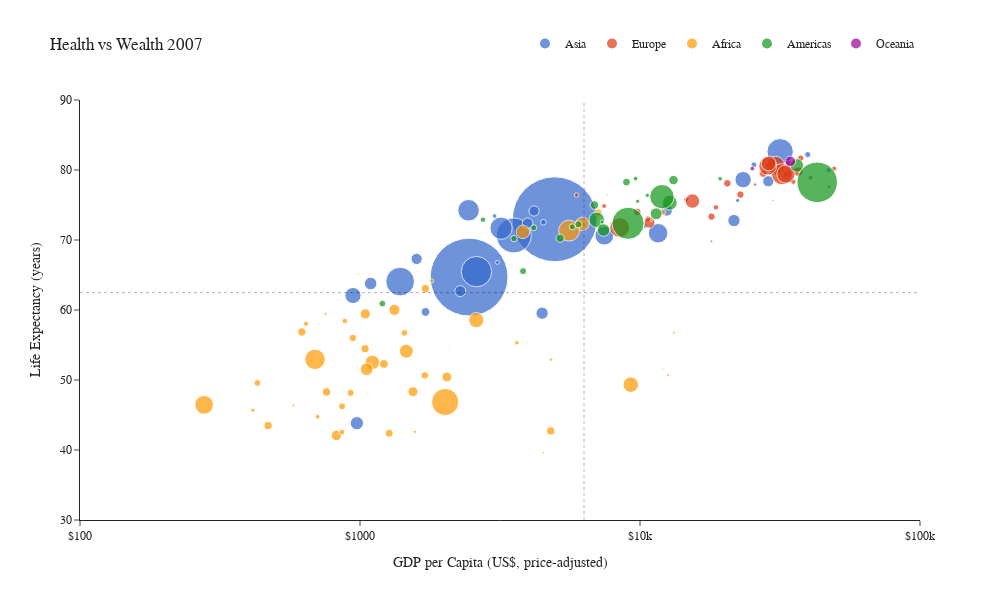

Notebook code cell kept with this figure:
### Code cell
import plotly.express as px

fig = px.scatter(df[df['year'] == 2007], y="lifeExp", x="gdpPercap", color="continent", log_x=True, size="pop", size_max=60,
                 hover_name="country", height=600, width=1000, template="simple_white", 
                 color_discrete_sequence=px.colors.qualitative.G10,
                 title="Health vs Wealth 2007",
                 labels=dict(
                     continent="Continent", pop="Population",
                     gdpPercap="GDP per Capita (US$, price-adjusted)", 
                     lifeExp="Life Expectancy (years)"))

fig.update_layout(font_family="Rockwell",
                  legend=dict(orientation="h", title="", y=1.1, x=1, xanchor="right", yanchor="bottom"))
fig.update_xaxes(tickprefix="$", range=[2,5], dtick=1)
fig.update_yaxes(range=[30,90])
fig.add_hline((df["lifeExp"]*df["pop"]).sum()/df["pop"].sum(), line_width=1, line_dash="dot")
fig.add_vline((df["gdpPercap"]*df["pop"]).sum()/df["pop"].sum(), line_width=1, line_dash="dot")
fig.show()

### Figure 1 — Plotly figure (JSON) as saved in the notebook; plotly's stock layout.template omitted (floating-point values rounded to 4 significant figures)
{"data": [{"hovertemplate": "<b>%{hovertext}</b><br><br>Continent=Asia<br>GDP per Capita (US$, price-adjusted)=%{x}<br>Life Expectancy (years)=%{y}<br>Population=%{marker.size}<extra></extra>", "hovertext": ["Afghanistan", "Bahrain", "Bangladesh", "Cambodia", "China", "Hong Kong, China", "India", "Indonesia", "Iran", "Iraq", "Israel", "Japan", "Jordan", "Korea, Dem. Rep.", "Korea, Rep.", "Kuwait", "Lebanon", "Malaysia", "Mongolia", "Myanmar", "Nepal", "Oman", "Pakistan", "Philippines", "Saudi Arabia", "Singapore", "Sri Lanka", "Syria", "Taiwan", "Thailand", "Vietnam", "West Bank and Gaza", "Yemen, Rep."], "legendgroup": "Asia", "marker": {"color": "#3366CC", "size": [31889923, 708573, 150448339, 14131858, 1318683096, 6980412, 1110396331, 223547000, 69453570, 27499638, 6426679, 127467972, 6053193, 23301725, 49044790, 2505559, 3921278, 24821286, 2874127, 47761980, 28901790, 3204897, 169270617, 91077287, 27601038, 4553009, 20378239, 19314747, 23174294, 65068149, 85262356, 4018332, 22211743], "sizemode": "area", "sizeref": 366300.0, "symbol": "circle"}, "mode": "markers", "name": "Asia", "orientation": "v", "showlegend": true, "type": "scatter", "x": [974.6, 29800.0, 1391.0, 1714.0, 4959.0, 39720.0, 2452.0, 3541.0, 11610.0, 4471.0, 25520.0, 31660.0, 4519.0, 1593.0, 23350.0, 47310.0, 10460.0, 12450.0, 3096.0, 944, 1091.0, 22320.0, 2606.0, 3190.0, 21650.0, 47140.0, 3970.0, 4185.0, 28720.0, 7458.0, 2442.0, 3025.0, 2281.0], "xaxis": "x", "y": [43.83, 75.64, 64.06, 59.72, 72.96, 82.21, 64.7, 70.65, 70.96, 59.55, 80.75, 82.6, 72.53, 67.3, 78.62, 77.59, 71.99, 74.24, 66.8, 62.07, 63.78, 75.64, 65.48, 71.69, 72.78, 79.97, 72.4, 74.14, 78.4, 70.62, 74.25, 73.42, 62.7], "yaxis": "y"}, {"hovertemplate": "<b>%{hovertext}</b><br><br>Continent=Europe<br>GDP per Capita (US$, price-adjusted)=%{x}<br>Life Expectancy (years)=%{y}<br>Population=%{marker.size}<extra></extra>", "hovertext": ["Albania", "Austria", "Belgium", "Bosnia and Herzegovina", "Bulgaria", "Croatia", "Czech Republic", "Denmark", "Finland", "France", "Germany", "Greece", "Hungary", "Iceland", "Ireland", "Italy", "Montenegro", "Netherlands", "Norway", "Poland", "Portugal", "Romania", "Serbia", "Slovak Republic", "Slovenia", "Spain", "Sweden", "Switzerland", "Turkey", "United Kingdom"], "legendgroup": "Europe", "marker": {"color": "#DC3912", "size": [3600523, 8199783, 10392226, 4552198, 7322858, 4493312, 10228744, 5468120, 5238460, 61083916, 82400996, 10706290, 9956108, 301931, 4109086, 58147733, 684736, 16570613, 4627926, 38518241, 10642836, 22276056, 10150265, 5447502, 2009245, 40448191, 9031088, 7554661, 71158647, 60776238], "sizemode": "area", "sizeref": 366300.0, "symbol": "circle"}, "mode": "markers", "name": "Europe", "orientation": "v", "showlegend": true, "type": "scatter", "x": [5937.0, 36130.0, 33690.0, 7446.0, 10680.0, 14620.0, 22830.0, 35280.0, 33210.0, 30470.0, 32170.0, 27540.0, 18010.0, 36180.0, 40680.0, 28570.0, 9254.0, 36800.0, 49360.0, 15390.0, 20510.0, 10810.0, 9787.0, 18680.0, 25770.0, 28820.0, 33860.0, 37510.0, 8458.0, 33200.0], "xaxis": "x", "y": [76.42, 79.83, 79.44, 74.85, 73.0, 75.75, 76.49, 78.33, 79.31, 80.66, 79.41, 79.48, 73.34, 81.76, 78.89, 80.55, 74.54, 79.76, 80.2, 75.56, 78.1, 72.48, 74.0, 74.66, 77.93, 80.94, 80.88, 81.7, 71.78, 79.42], "yaxis": "y"}, {"hovertemplate": "<b>%{hovertext}</b><br><br>Continent=Africa<br>GDP per Capita (US$, price-adjusted)=%{x}<br>Life Expectancy (years)=%{y}<br>Population=%{marker.size}<extra></extra>", "hovertext": ["Algeria", "Angola", "Benin", "Botswana", "Burkina Faso", "Burundi", "Cameroon", "Central African Republic", "Chad", "Comoros", "Congo, Dem. Rep.", "Congo, Rep.", "Cote d'Ivoire", "Djibouti", "Egypt", "Equatorial Guinea", "Eritrea", "Ethiopia", "Gabon", "Gambia", "Ghana", "Guinea", "Guinea-Bissau", "Kenya", "Lesotho", "Liberia", "Libya", "Madagascar", "Malawi", "Mali", "Mauritania", "Mauritius", "Morocco", "Mozambique", "Namibia", "Niger", "Nigeria", "Reunion", "Rwanda", "Sao Tome and Principe", "Senegal", "Sierra Leone", "Somalia", "South Africa", "Sudan", "Swaziland", "Tanzania", "Togo", "Tunisia", "Uganda", "Zambia", "Zimbabwe"], "legendgroup": "Africa", "marker": {"color": "#FF9900", "size": [33333216, 12420476, 8078314, 1639131, 14326203, 8390505, 17696293, 4369038, 10238807, 710960, 64606759, 3800610, 18013409, 496374, 80264543, 551201, 4906585, 76511887, 1454867, 1688359, 22873338, 9947814, 1472041, 35610177, 2012649, 3193942, 6036914, 19167654, 13327079, 12031795, 3270065, 1250882, 33757175, 19951656, 2055080, 12894865, 135031164, 798094, 8860588, 199579, 12267493, 6144562, 9118773, 43997828, 42292929, 1133066, 38139640, 5701579, 10276158, 29170398, 11746035, 12311143], "sizemode": "area", "sizeref": 366300.0, "symbol": "circle"}, "mode": "markers", "name": "Africa", "orientation": "v", "showlegend": true, "type": "scatter", "x": [6223.0, 4797.0, 1441.0, 12570.0, 1217.0, 430.1, 2042.0, 706.0, 1704.0, 986.1, 277.6, 3633.0, 1545.0, 2082.0, 5581.0, 12150.0, 641.4, 690.8, 13210.0, 752.7, 1328.0, 942.7, 579.2, 1463.0, 1569.0, 414.5, 12060.0, 1045.0, 759.3, 1043.0, 1803.0, 10960.0, 3820.0, 823.7, 4811.0, 619.7, 2014.0, 7670.0, 863.1, 1598.0, 1712.0, 862.5, 926.1, 9270.0, 2602.0, 4513.0, 1107.0, 883.0, 7093.0, 1056.0, 1271.0, 469.7], "xaxis": "x", "y": [72.3, 42.73, 56.73, 50.73, 52.3, 49.58, 50.43, 44.74, 50.65, 65.15, 46.46, 55.32, 48.33, 54.79, 71.34, 51.58, 58.04, 52.95, 56.73, 59.45, 60.02, 56.01, 46.39, 54.11, 42.59, 45.68, 73.95, 59.44, 48.3, 54.47, 64.16, 72.8, 71.16, 42.08, 52.91, 56.87, 46.86, 76.44, 46.24, 65.53, 63.06, 42.57, 48.16, 49.34, 58.56, 39.61, 52.52, 58.42, 73.92, 51.54, 42.38, 43.49], "yaxis": "y"}, {"hovertemplate": "<b>%{hovertext}</b><br><br>Continent=Americas<br>GDP per Capita (US$, price-adjusted)=%{x}<br>Life Expectancy (years)=%{y}<br>Population=%{marker.size}<extra></extra>", "hovertext": ["Argentina", "Bolivia", "Brazil", "Canada", "Chile", "Colombia", "Costa Rica", "Cuba", "Dominican Republic", "Ecuador", "El Salvador", "Guatemala", "Haiti", "Honduras", "Jamaica", "Mexico", "Nicaragua", "Panama", "Paraguay", "Peru", "Puerto Rico", "Trinidad and Tobago", "United States", "Uruguay", "Venezuela"], "legendgroup": "Americas", "marker": {"color": "#109618", "size": [40301927, 9119152, 190010647, 33390141, 16284741, 44227550, 4133884, 11416987, 9319622, 13755680, 6939688, 12572928, 8502814, 7483763, 2780132, 108700891, 5675356, 3242173, 6667147, 28674757, 3942491, 1056608, 301139947, 3447496, 26084662], "sizemode": "area", "sizeref": 366300.0, "symbol": "circle"}, "mode": "markers", "name": "Americas", "orientation": "v", "showlegend": true, "type": "scatter", "x": [12780.0, 3822.0, 9066.0, 36320.0, 13170.0, 7007.0, 9645.0, 8948.0, 6025.0, 6873.0, 5728.0, 5186.0, 1202.0, 3548.0, 7321.0, 11980.0, 2749.0, 9809.0, 4173.0, 7409.0, 19330.0, 18010.0, 42950.0, 10610.0, 11420.0], "xaxis": "x", "y": [75.32, 65.55, 72.39, 80.65, 78.55, 72.89, 78.78, 78.27, 72.23, 74.99, 71.88, 70.26, 60.92, 70.2, 72.57, 76.19, 72.9, 75.54, 71.75, 71.42, 78.75, 69.82, 78.24, 76.38, 73.75], "yaxis": "y"}, {"hovertemplate": "<b>%{hovertext}</b><br><br>Continent=Oceania<br>GDP per Capita (US$, price-adjusted)=%{x}<br>Life Expectancy (years)=%{y}<br>Population=%{marker.size}<extra></extra>", "hovertext": ["Australia", "New Zealand"], "legendgroup": "Oceania", "marker": {"color": "#990099", "size": [20434176, 4115771], "sizemode": "area", "sizeref": 366300.0, "symbol": "circle"}, "mode": "markers", "name": "Oceania", "orientation": "v", "showlegend": true, "type": "scatter", "x": [34440.0, 25190.0], "xaxis": "x", "y": [81.23, 80.2], "yaxis": "y"}], "layout": {"font": {"family": "Rockwell"}, "height": 600, "legend": {"itemsizing": "constant", "orientation": "h", "title": {"text": ""}, "tracegroupgap": 0, "x": 1, "xanchor": "right", "y": 1.1, "yanchor": "bottom"}, "shapes": [{"line": {"dash": "dot", "width": 1}, "type": "line", "x0": 0, "x1": 1, "xref": "x domain", "y0": 62.48, "y1": 62.48, "yref": "y"}, {"line": {"dash": "dot", "width": 1}, "type": "line", "x0": 6311.0, "x1": 6311.0, "xref": "x", "y0": 0, "y1": 1, "yref": "y domain"}], "title": {"text": "Health vs Wealth 2007"}, "width": 1000, "xaxis": {"anchor": "y", "domain": [0, 1], "dtick": 1, "range": [2, 5], "tickprefix": "$", "title": {"text": "GDP per Capita (US$, price-adjusted)"}, "type": "log"}, "yaxis": {"anchor": "x", "domain": [0, 1], "range": [30, 90], "title": {"text": "Life Expectancy (years)"}}}}
